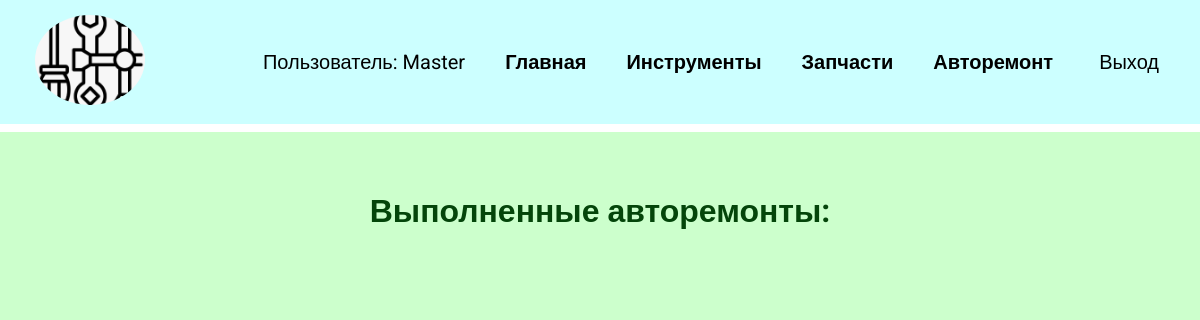
Before: /telog_spparts/current_new_repairs/completed/ (signed in) with the older database file.
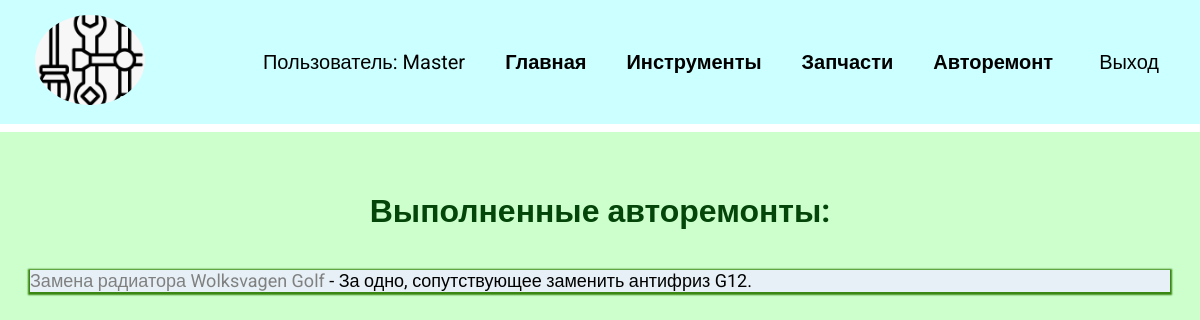
After: the same page with the newer database file.
### telog_spparts/models.py (models this page shows, shortened)
class Repairs(models.Model):
    title = models.CharField(max_length=100)  # , verbose_name="Наименование ремонта"
    rep_memo = models.TextField(blank=True)  # его описание (записка)
    date_creation = models.DateTimeField(auto_now_add=True)  # Создано
    ready = models.DateTimeField(blank=True, null=True)  # Завершено
    priority_rep = models.BooleanField(default=False)  # Приоритет
    user_performer = models.ForeignKey(  # performer - пользователь_исполнитель
        User,
        on_delete=models.SET_NULL,
        null=True,  # Обязательно для SET_NULL
        blank=True  # Позволяет оставлять поле пустым
    )

### telog_spparts/views.py (the view)
# urls.py: path('current_new_repairs/completed/', views.completed_repairs, name='completed_reps'),
@login_required
def completed_repairs(request):
    repairs = Repairs.objects.filter(user_performer=request.user, ready__isnull=False).order_by('-ready')
    return render(request, 'telog_spparts/completed_reps.html', {'repairs': repairs})

### telog_spparts/templates/telog_spparts/completed_reps.html
{% extends 'techlog_tools/base.html' %}
{% block content %}
<h1 class="h1reprs">Выполненные авторемонты:</h1>
<ul style="list-style-type: none; padding-left: 0;">
    {% for repair in repairs %}
    <li>
        {% if repair.ready %}
        <p class="cvgrey">{{ repair.title }}</p>
        {% endif %}
        {% if repair.rep_memo %}
        - {{ repair.rep_memo }}
        {% endif %}
    </li>
    {% endfor %}
</ul>
{% endblock %}

Changed rows visible on the page:
added Repairs: title "Замена радиатора Wolksvagen Golf", rep_memo "За одно, сопутствующее заменить антифриз G12."
